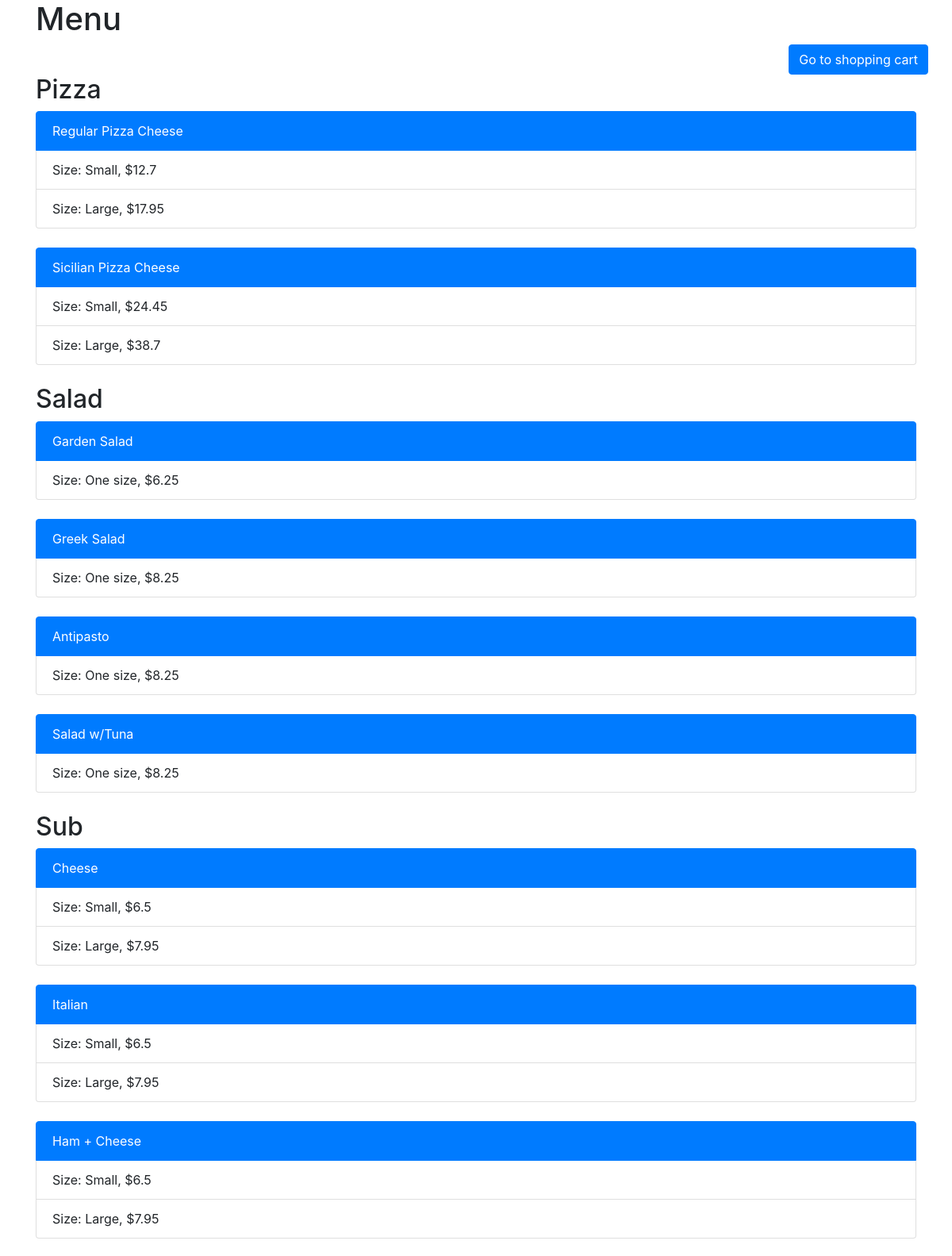
The page / (upper part) on the database its author committed.
### orders/models.py (models this page shows, shortened)
class FoodType(models.Model):
    name = models.CharField(max_length=64)
    def __str__(self):
        return f"{self.name}"

class Subtype(models.Model):
    food_type = models.ForeignKey(FoodType,
        on_delete=models.CASCADE)
    name = models.CharField(max_length=100)
    number_of_extras = models.IntegerField()
    def __str__(self):
        return f"{self.name}"

class Dish(models.Model):
    subtype = models.ForeignKey(Subtype,
        on_delete=models.CASCADE)
    size = models.ForeignKey(Size,
        on_delete=models.CASCADE)
    price = models.FloatField()

class Size(models.Model):
    size = models.CharField(max_length=64)
    def __str__(self):
        return f"Size: {self.size}"

### orders/views.py (the view)
# urls.py: path('', views.index, name='index'),
def index(request):
    context = {
        "food_types": FoodType.objects.all(),
    }
    return render(request, "orders/index.html", context)

### orders/templates/orders/index.html (shortened to what this page needs)
{% extends "orders/layout.html" %}
{% block body %}
    <h1>Menu</h1>
    <div class="row justify-content-end">
        <a class="btn btn-primary" href="{% url 'shopping_cart' %}" role="button">Go to shopping cart</a>
    </div>
    {% for food_type in food_types %}
        <h2>{{ food_type }}</h2>
        {% for subtype in food_type.subtype_set.all %}
            <ul class="list-group">
                <a href="{% url 'food_modifications' subtype.id %}" class="list-group-item list-group-item-action active">{{ subtype }}</a>
                {% for price in subtype.dish_set.all %}
                    <li class="list-group-item">{{price.size}}, ${{ price.price }}</li>
                {% endfor %}
            </ul>
        {% endfor %}
    {% endfor %}
{% endblock %}

### orders/templates/orders/layout.html (shortened to what this page needs)
<!DOCTYPE html>
<html>
<head>
	<link rel="stylesheet" href="https://stackpath.bootstrapcdn.com/bootstrap/4.5.2/css/bootstrap.min.css">
</head>
<body>
	<div class="container">
	    {% block body %}
	    {% endblock %}
	</div>
</body>
</html>

### rows shown on the page
FoodType: name "Pizza"
Subtype: name "Regular Pizza Cheese"
Dish: size "Size: Small", price "12.7"
Dish: size "Size: Large", price "17.95"
Subtype: name "Sicilian Pizza Cheese"
Dish: size "Size: Small", price "24.45"
Dish: size "Size: Large", price "38.7"
FoodType: name "Salad"
Subtype: name "Garden Salad"
Dish: size "Size: One size", price "6.25"
Subtype: name "Greek Salad"
Dish: size "Size: One size", price "8.25"
Subtype: name "Antipasto"
Dish: size "Size: One size", price "8.25"
Subtype: name "Salad w/Tuna"
Dish: size "Size: One size", price "8.25"
FoodType: name "Sub"
Subtype: name "Cheese"
Dish: size "Size: Small", price "6.5"
Dish: size "Size: Large", price "7.95"
Subtype: name "Italian"
Dish: size "Size: Small", price "6.5"
Dish: size "Size: Large", price "7.95"
Subtype: name "Ham + Cheese"
Dish: size "Size: Small", price "6.5"
Dish: size "Size: Large", price "7.95"
